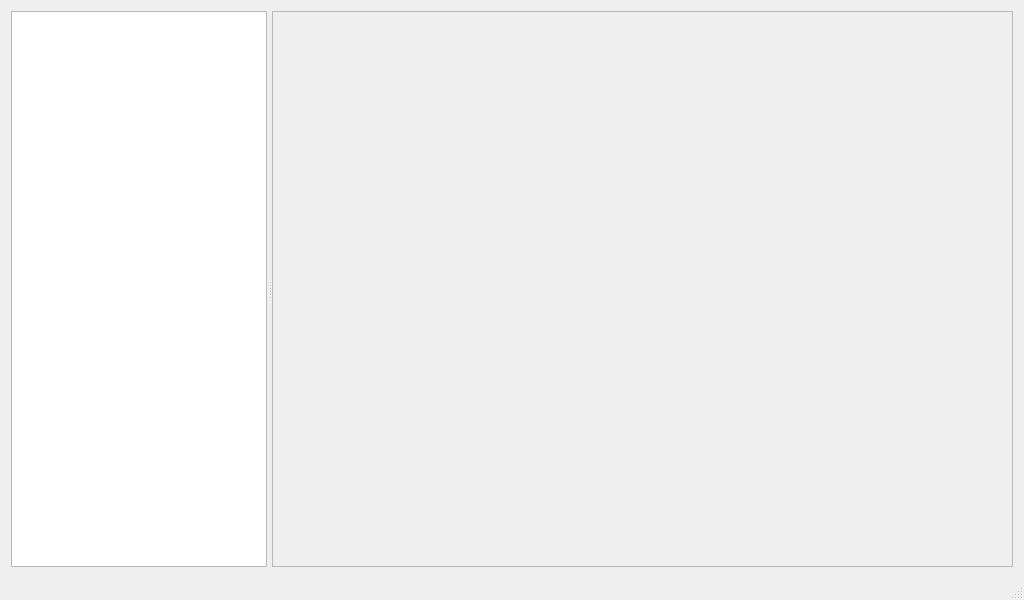
<?xml version="1.0" encoding="UTF-8"?>
<ui version="4.0">
 <class>MainWindow</class>
 <widget class="QMainWindow" name="MainWindow">
  <property name="geometry">
   <rect>
    <x>0</x>
    <y>0</y>
    <width>1024</width>
    <height>600</height>
   </rect>
  </property>
  <property name="windowTitle">
   <string>ILove音乐</string>
  </property>
  <widget class="QWidget" name="centralWidget">
   <layout class="QHBoxLayout" name="horizontalLayout">
    <item>
     <widget class="QSplitter" name="splitter">
      <property name="enabled">
       <bool>true</bool>
      </property>
      <property name="orientation">
       <enum>Qt::Horizontal</enum>
      </property>
      <property name="handleWidth">
       <number>5</number>
      </property>
      <property name="childrenCollapsible">
       <bool>true</bool>
      </property>
      <widget class="QListWidget" name="listInfo">
       <property name="sizePolicy">
        <sizepolicy hsizetype="Expanding" vsizetype="Expanding">
         <horstretch>0</horstretch>
         <verstretch>0</verstretch>
        </sizepolicy>
       </property>
      </widget>
      <widget class="QScrollArea" name="scrollArea">
       <property name="sizePolicy">
        <sizepolicy hsizetype="Expanding" vsizetype="Expanding">
         <horstretch>5</horstretch>
         <verstretch>0</verstretch>
        </sizepolicy>
       </property>
       <property name="widgetResizable">
        <bool>true</bool>
       </property>
       <widget class="QWidget" name="scrollAreaWidgetContents_2">
        <property name="geometry">
         <rect>
          <x>0</x>
          <y>0</y>
          <width>743</width>
          <height>535</height>
         </rect>
        </property>
       </widget>
      </widget>
     </widget>
    </item>
   </layout>
  </widget>
  <widget class="QMenuBar" name="menuBar">
   <property name="geometry">
    <rect>
     <x>0</x>
     <y>0</y>
     <width>1024</width>
     <height>23</height>
    </rect>
   </property>
  </widget>
  <widget class="QStatusBar" name="statusBar"/>
 </widget>
 <layoutdefault spacing="6" margin="11"/>
 <resources/>
 <connections/>
</ui>
